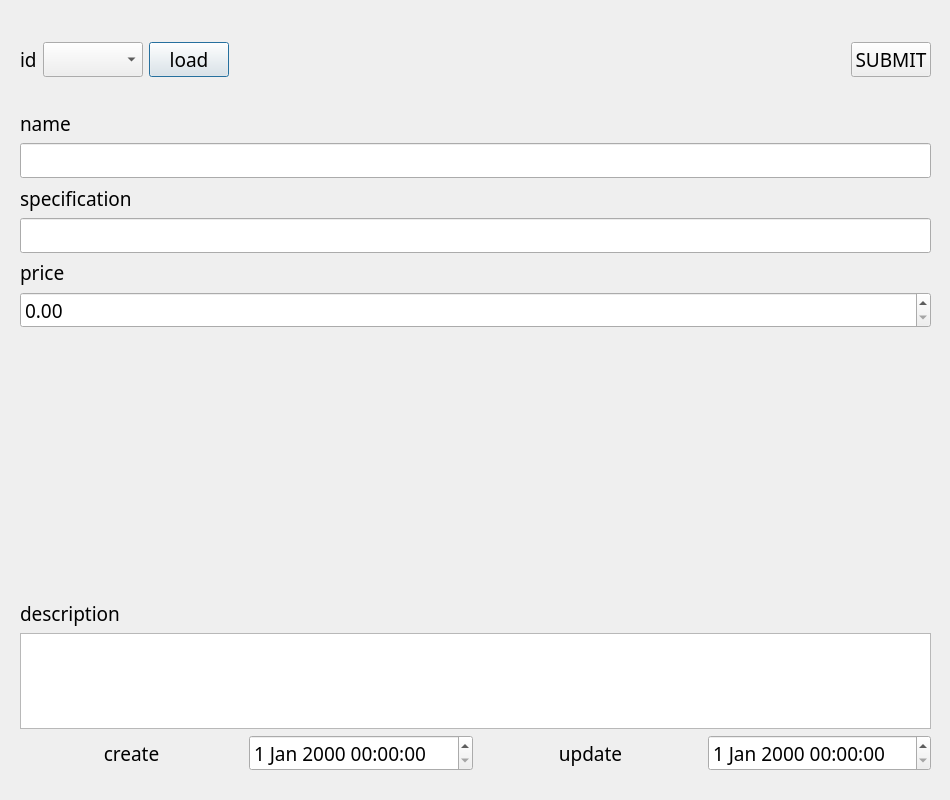
<?xml version="1.0" encoding="UTF-8"?>
<ui version="4.0">
 <class>Dialog</class>
 <widget class="QDialog" name="Dialog">
  <property name="geometry">
   <rect>
    <x>0</x>
    <y>0</y>
    <width>950</width>
    <height>800</height>
   </rect>
  </property>
  <property name="font">
   <font>
    <family>굴림</family>
    <pointsize>14</pointsize>
   </font>
  </property>
  <property name="windowTitle">
   <string>Dialog</string>
  </property>
  <widget class="QWidget" name="gridLayoutWidget">
   <property name="geometry">
    <rect>
     <x>20</x>
     <y>600</y>
     <width>911</width>
     <height>171</height>
    </rect>
   </property>
   <layout class="QGridLayout" name="gridLayout_2">
    <item row="1" column="0" colspan="4">
     <widget class="QPlainTextEdit" name="descriptionPlainTextEdit">
      <property name="plainText">
       <string/>
      </property>
     </widget>
    </item>
    <item row="2" column="2">
     <widget class="QLabel" name="label_17">
      <property name="text">
       <string>update</string>
      </property>
      <property name="alignment">
       <set>Qt::AlignCenter</set>
      </property>
     </widget>
    </item>
    <item row="2" column="0">
     <widget class="QLabel" name="label_16">
      <property name="text">
       <string>create</string>
      </property>
      <property name="alignment">
       <set>Qt::AlignCenter</set>
      </property>
     </widget>
    </item>
    <item row="2" column="3">
     <widget class="QDateTimeEdit" name="update_dateDateTimeEdit"/>
    </item>
    <item row="2" column="1">
     <widget class="QDateTimeEdit" name="reg_dateDateTimeEdit"/>
    </item>
    <item row="0" column="0" colspan="4">
     <widget class="QLabel" name="label_15">
      <property name="text">
       <string>description</string>
      </property>
     </widget>
    </item>
   </layout>
  </widget>
  <widget class="QWidget" name="gridLayoutWidget_3">
   <property name="geometry">
    <rect>
     <x>20</x>
     <y>20</y>
     <width>911</width>
     <height>80</height>
    </rect>
   </property>
   <layout class="QGridLayout" name="gridLayout_4">
    <item row="0" column="2">
     <widget class="QPushButton" name="loadBtn">
      <property name="text">
       <string>load</string>
      </property>
     </widget>
    </item>
    <item row="0" column="1">
     <widget class="QComboBox" name="idComboBox"/>
    </item>
    <item row="0" column="4">
     <spacer name="horizontalSpacer">
      <property name="orientation">
       <enum>Qt::Horizontal</enum>
      </property>
      <property name="sizeHint" stdset="0">
       <size>
        <width>40</width>
        <height>20</height>
       </size>
      </property>
     </spacer>
    </item>
    <item row="0" column="0">
     <widget class="QLabel" name="label_12">
      <property name="text">
       <string>id</string>
      </property>
     </widget>
    </item>
    <item row="0" column="5">
     <widget class="QPushButton" name="submitBtn">
      <property name="text">
       <string>SUBMIT</string>
      </property>
     </widget>
    </item>
   </layout>
  </widget>
  <widget class="QWidget" name="gridLayoutWidget_2">
   <property name="geometry">
    <rect>
     <x>20</x>
     <y>110</y>
     <width>911</width>
     <height>218</height>
    </rect>
   </property>
   <layout class="QGridLayout" name="gridLayout_3">
    <item row="1" column="0">
     <widget class="QLineEdit" name="nameLineEdit"/>
    </item>
    <item row="4" column="0">
     <widget class="QLabel" name="label_13">
      <property name="text">
       <string>price</string>
      </property>
     </widget>
    </item>
    <item row="3" column="0">
     <widget class="QLineEdit" name="specificationLineEdit"/>
    </item>
    <item row="0" column="0">
     <widget class="QLabel" name="label_14">
      <property name="text">
       <string>name</string>
      </property>
     </widget>
    </item>
    <item row="5" column="0">
     <widget class="QDoubleSpinBox" name="priceDoubleSpinBox">
      <property name="maximum">
       <double>999999.989999999990687</double>
      </property>
      <property name="singleStep">
       <double>0.100000000000000</double>
      </property>
     </widget>
    </item>
    <item row="2" column="0">
     <widget class="QLabel" name="label_18">
      <property name="text">
       <string>specification</string>
      </property>
     </widget>
    </item>
   </layout>
  </widget>
 </widget>
 <resources/>
 <connections/>
</ui>
